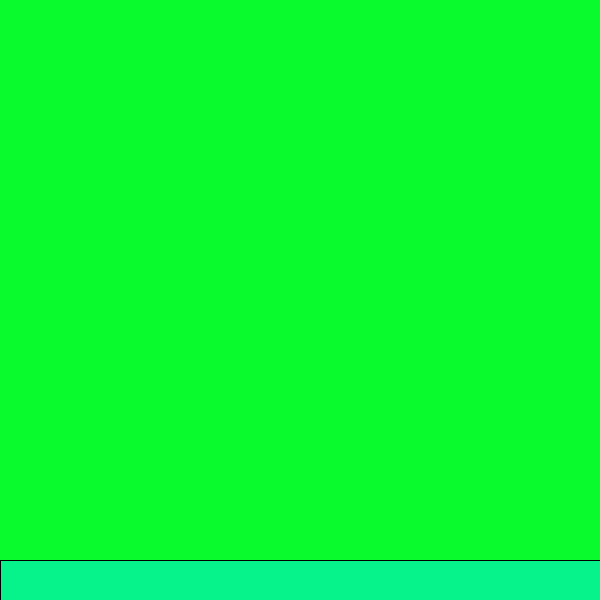
Frame 1 (no input)
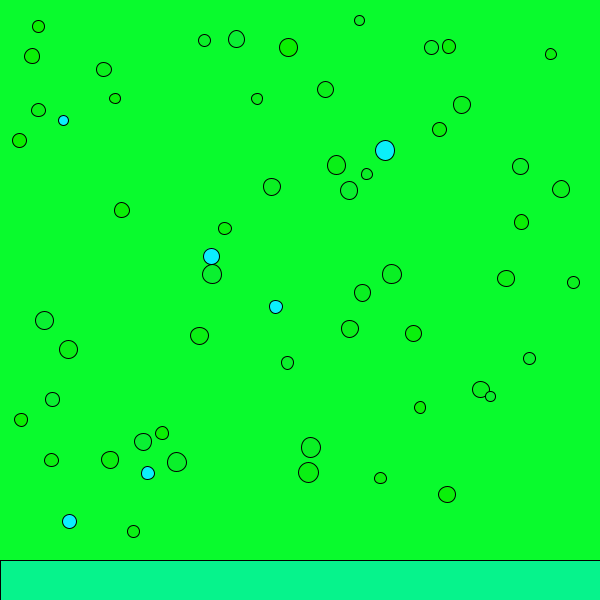
Frame 60 (the mouse pressed at the canvas centre just before this capture)
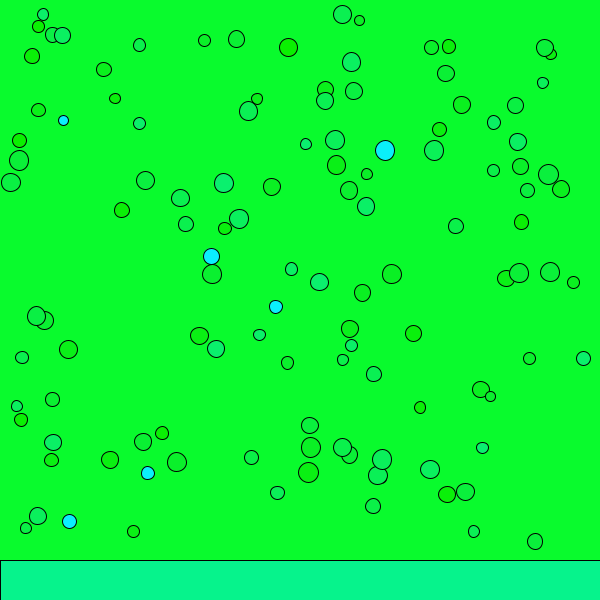
Frame 120 (the mouse held since frame 60 and released just before this capture)

The Processing sketch that drew these frames (run headless with seeded random() and noise(); from frame 60 on, the mouse is pressed at the canvas centre):

// Processing sketch: processing_167982
// ── processing_167982.pde

boolean change=false;
float x;
float y;
float w;
int r= #0AEFF9;
void setup()
{
  size(600,600);
  background( #09FB2D);
  fill( #06F38C);
    rect(0,560,600,40);
  
}
void draw()
{
  if(change==true){

    fill(r);
  r=r+1;
      rect(y,w,x,x);
      y=random(10,590);
  w=random(10,550);
  x=random(10,20);
  } else{
    
    fill(r);
  r=r+1;
      ellipse(y,w,x,x);
  y=random(10,590);
  w=random(10,550);
  x=random(10,20);
  }
  }
void mousePressed(){
  if(mouseY>560 && mouseX>0 && mousePressed){
    background( #09FB2D);
    fill( #06F38C);
    rect(0,560,600,40);
    change=!change;
  }
}
